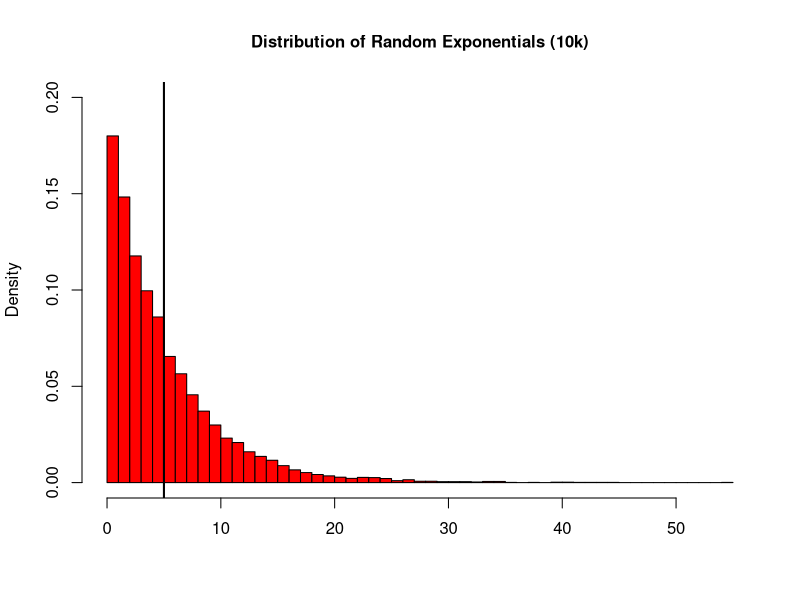
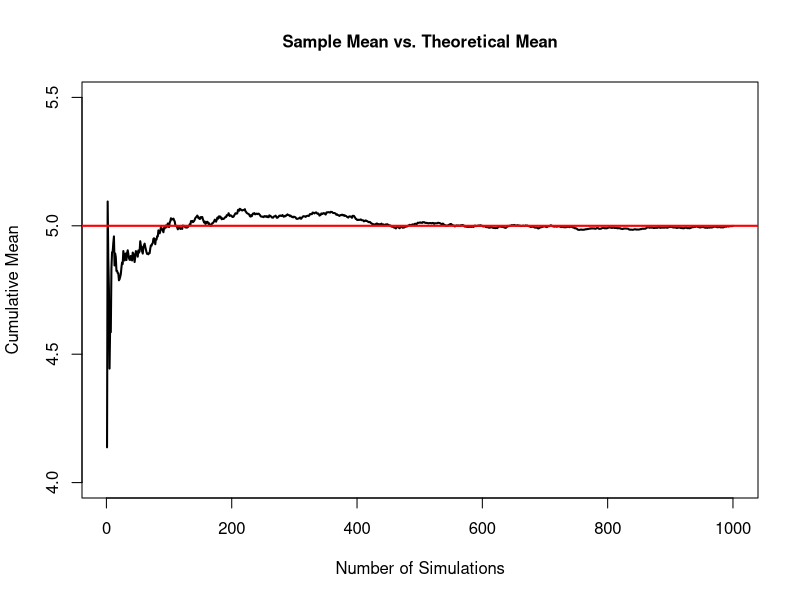
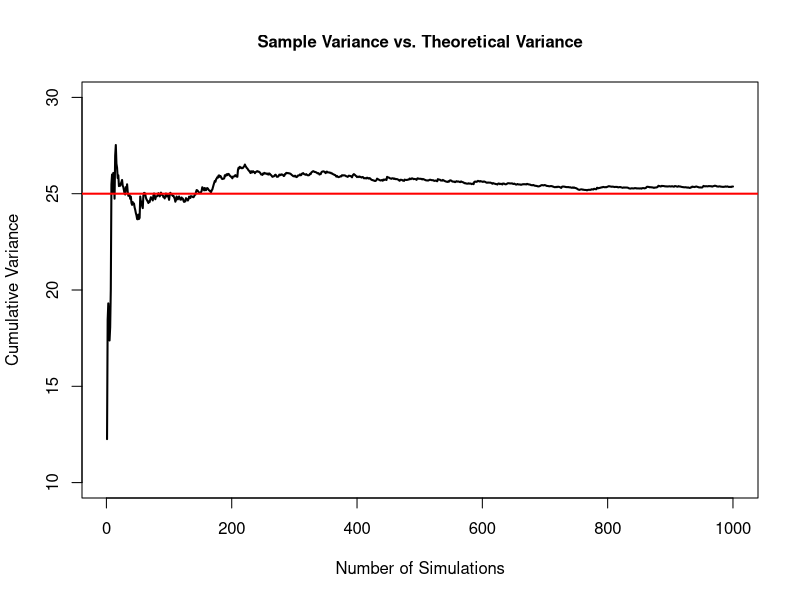

These figures' R source, in order:
## ---- chunk 1
knitr::opts_chunk$set(echo = TRUE)
## ---- chunk 2
lambda <- 0.2
mu <- 1/lambda
sig <- 1/lambda
vars <- sig^2
## ---- chunk 3
set.seed(100)
n1 <- 10000                                   ## Large Sample, number of random exponential observations
lrg.sample <- data.frame(rating = c(rexp(n1, lambda)))

sample.mean <- round(mean(lrg.sample$rating), 3)   ## Population Mean
for (i in 1: n1) sum.var <- sum((lrg.sample$rating[i] - sample.mean)^2)
      round(var(lrg.sample$rating), 3)     ## Population Variance
sample.sd <- round(sd(lrg.sample$rating), 3)       ## Population Standard Deviation
## ---- chunk 4
hist(lrg.sample$rating, prob = TRUE, breaks = 40, col = "red", xlab = "", ylim = c(0, .2),
     main = "Distribution of Random Exponentials (10k)", cex.main = 1.0)
abline(v = 5, col = "black", lwd = 2)
## ---- chunk 5
set.seed(100)
mlambda <- 0.2
msims <- 1000
n <- 40
mns = NULL
for (i in 1: msims) mns <- c(mns, mean(rexp(n,mlambda)))
## ---- chunk 6
sim.mean <- cumsum(mns) / (1:msims)
plot(sim.mean, type = "l", lwd = 2, col = "black", ylim = c(4,5.5),
     xlab = "Number of Simulations",
     ylab = "Cumulative Mean",
     main = "Sample Mean vs. Theoretical Mean", cex.main = 1.0)
abline(h = 1/mlambda, lwd = 2, col = "red")         ## Line for Theoretical Mean
## ---- chunk 7
set.seed(100)
vlambda <- 0.2
vsims <- 1000
n <- 40
mns = NULL
for (i in 1: vsims) mns <- c(mns, var(rexp(n,vlambda)))
## ---- chunk 8
sim.var <- cumsum(mns) / (1:vsims)
plot(sim.var, type = "l", lwd = 2, col = "black", ylim = c(10,30),
     xlab = "Number of Simulations",
     ylab = "Cumulative Variance",
     main = "Sample Variance vs. Theoretical Variance", cex.main = 1.0)
abline(h = (1/vlambda)^2, lwd = 2, col = "red")      ## Line for Theoretical Variance
